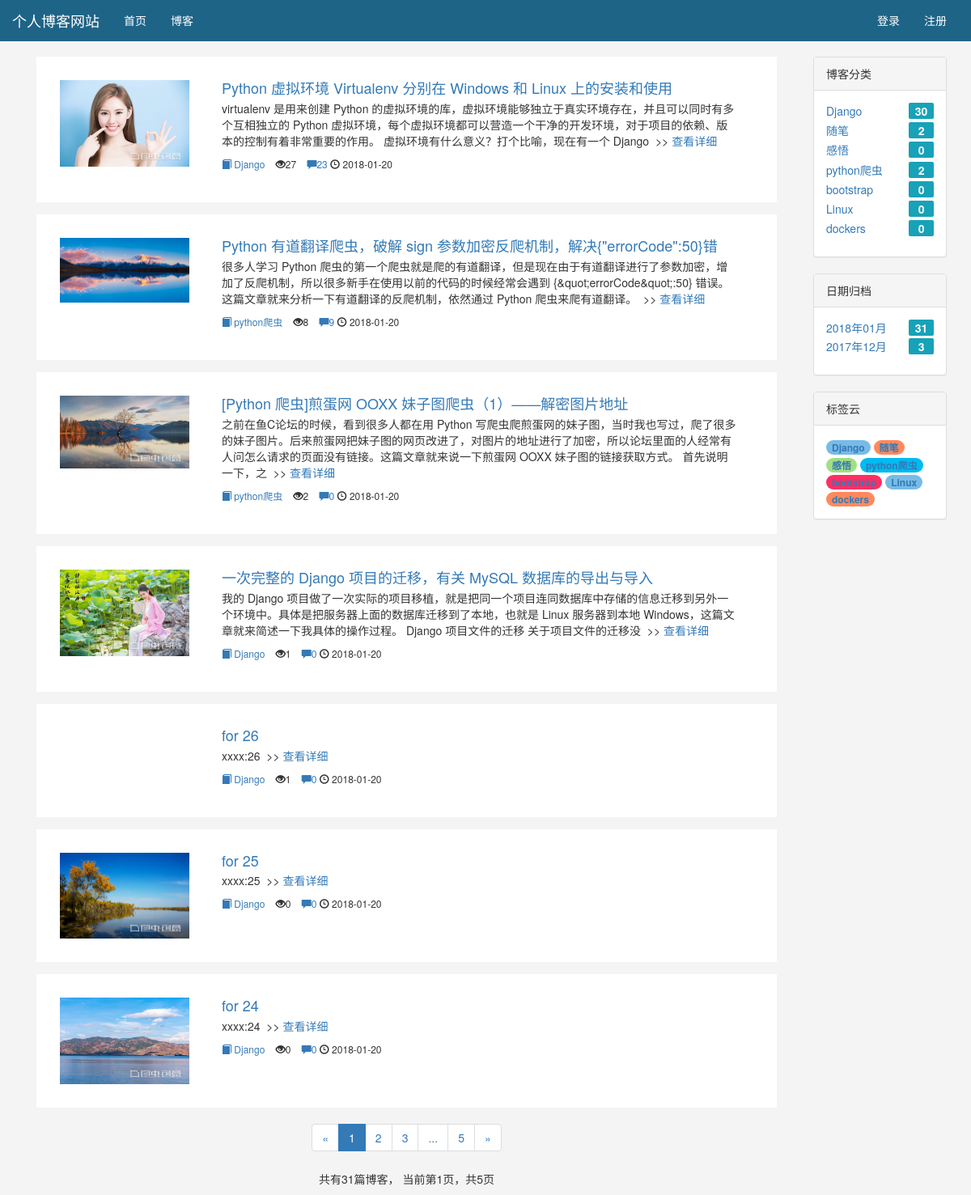
Screenshot of /blog/date/2018/1 with the database file from the repository.
### blog/models.py (models this page shows, shortened)
class Blog(models.Model, ReadNumExpandMethod):
    title = models.CharField(max_length=50)
    img = models.ImageField(upload_to='upload/',null=True)
    blog_type = models.ForeignKey(BlogType, on_delete=models.CASCADE)
    content = RichTextUploadingField()
    author = models.ForeignKey(User, on_delete=models.CASCADE)
    read_details = GenericRelation(ReadDetail)
    created_time = models.DateTimeField(auto_now_add=True)
    last_updated_time = models.DateTimeField(auto_now=True)
    class Meta:
        ordering = ['-created_time']

class BlogType(models.Model):
    type_name = models.CharField(max_length=15)
    def __str__(self):
        return self.type_name

### read_statistics/models.py (models this page shows)
class ReadNum(models.Model):
    read_num = models.IntegerField(default=0)
    content_type = models.ForeignKey(ContentType, on_delete=models.CASCADE)
    object_id = models.PositiveIntegerField()
    content_object = GenericForeignKey('content_type', 'object_id')

### blog/views.py (the view)
# urls.py: path('date/<int:year>/<int:month>', views.blogs_with_date, name="blogs_with_date"),
def blogs_with_date(request, year, month):
    blogs_all_list = Blog.objects.filter(created_time__year=year, created_time__month=month)
    context = get_blog_list_common_data(request, blogs_all_list)
    context['blogs_with_date'] = '%s年%s月' % (year, month)
    return render(request, 'blog/blogs_with_date.html', context)

### comment/templatetags/comment_tags.py (called while the page is built)
@register.simple_tag
def get_comment_count(obj):
    content_type = ContentType.objects.get_for_model(obj)
    return Comment.objects.filter(content_type=content_type, object_id=obj.pk).count()

### read_statistics/models.py (called while the page is built)
    def get_read_num(self):
        try:
            ct = ContentType.objects.get_for_model(self)
            readnum = ReadNum.objects.get(content_type=ct, object_id=self.pk)
            return readnum.read_num
        except exceptions.ObjectDoesNotExist:
            return 0

### user/context_processors.py (called while the page is built)
def login_modal_form(request):
    return {'login_modal_form': LoginForm()}

### blog/templates/blog/blogs_with_date.html (shortened to what this page needs)
{% extends 'blog/blog_list.html' %}

### blog/templates/blog/blog_list.html (shortened to what this page needs)
{% extends 'base.html' %}
{% block nav_blog_active %}active{% endblock %}
{% load staticfiles %}
{% load comment_tags %}
{% load likes_tags %}
{% block header_extends %}
    <link rel="stylesheet" href="{% static 'blog/blog.css' %}">
    <link rel="stylesheet" href="{% static 'prism_patched.min.css' %}">
{% endblock %}
{% block content %}
    <div class="container">
        <div class="row">
            <div class="col-xs-12 col-sm-8 col-md-9 col-lg-10">
                {% for blog in blogs %}
                    <div class="media"
                         style="margin-left:15px;margin-right:15px;
                         display: flex;background-color: white;
                         border:1px solid #fff;padding:2em 2em;">
                        <div class="media-left media-middle">
                            <img src="media/{{ blog.img }}" style="width:160px;" alt="" class="media-object">
                        </div>
                        <div class="media-body" style="padding-left:30px;margin-bottom:1rem !important;">
                            <h4 class="media-heading">
                                <a href="{% url 'blog_detail' blog.pk %}">{{ blog.title }}</a>
                            </h4>
                            <p style="margin-right:20px;">
                                {{ blog.content|striptags|truncatechars:150 }}&nbsp;&nbsp;>>
                                <a href="{% url 'blog_detail' blog.pk %}">查看详细</a>
                            </p>
                            <div style="font-size:12px;">
                                <a href="{% url 'blogs_with_type' blog.blog_type.pk %}" class="cate">
                                    <i class="glyphicon glyphicon-book "></i>
                                    {{ blog.blog_type }}
                                </a>&nbsp;&nbsp;
                                <span>
                                    <i class="glyphicon glyphicon-eye-open"></i>{{ blog.get_read_num }}
                                </span>&nbsp;&nbsp;
                                <a href="">
                                    <i class="glyphicon glyphicon-comment"></i>{% get_comment_count blog %}
                                </a>
                                <span class="glyphicon glyphicon-time"></span> {{ blog.created_time|date:"Y-m-d" }}&nbsp;
                            </div>
                        </div>
                    </div>
                {% empty %}
                    <div class="blog">
                        <h3>暂无博客，敬请期待</h3>
                    </div>
                {% endfor %}
                <div class="paginator">
                    <ul class="pagination">
                        <li>
                            {% if page_of_blogs.has_previous %}
                                <a href="?page={{ page_of_blogs.previous_page_number }}" aria-label="Previous">
                                    <span aria-hidden="true">&laquo;</span>
                                </a>
                            {% else %}
                                <span aria-hidden="true">&laquo;</span>
                            {% endif %}
                        </li>
                        {% for page_num in page_range %}
                            {% if page_num == page_of_blogs.number %}
                                <li class="active"><span>{{ page_num }}</span></li>
                            {% else %}
                                {% if page_num == '...' %}
                                    <li><span>{{ page_num }}</span></li>
                                {% else %}
                                    <li><a href="?page={{ page_num }}">{{ page_num }}</a></li>
                                {% endif %}
                            {% endif %}
                        {% endfor %}
                        <li>
                            {% if page_of_blogs.has_next %}
                                <a href="?page={{ page_of_blogs.next_page_number }}" aria-label="Next">
                                    <span aria-hidden="true">&raquo;</span>
                                </a>
                            {% else %}
                                <span aria-hidden="true">&raquo;</span>
                            {% endif %}
                        </li>
                    </ul>
                    <p>
                        共有{{ page_of_blogs.paginator.count }}篇博客，
                        当前第{{ page_of_blogs.number }}页，共{{ page_of_blogs.paginator.num_pages }}页
                    </p>
                </div>
            </div>
            <div class="hidden-xs col-sm-4 col-md-3 col-lg-2">
                <div class="panel panel-default">
                    <div class="panel-heading">博客分类</div>
                    <div class="panel-body">
                        <ul class="blog-types">
                            {% for blog_type in blog_types %}
                                <li style="margin-bottom: 0.3em;">
                                    <a href="{% url 'blogs_with_type' blog_type.pk %}">
                                        {{ blog_type.type_name }}
                                        <span class="pull-right" style="width:2.2em;
                                        background-color: #17a2b8;color:#fff;text-align: center;
                                        font-weight: 700;border-radius:0.2rem;">
                                            {{ blog_type.blog_count }}
                                        </span>
                                    </a>
                                </li>
                            {% empty %}
                                <li>暂无分类</li>
                            {% endfor %}
                        </ul>
                    </div>
                </div>
                <div class="panel panel-default">
                    <div class="panel-heading">日期归档</div>
                    <div class="panel-body">
                        <ul>
                            {% for blog_date, blog_count in blog_dates.items %}
                                <li style="margin-bottom: 0.2em;">
                                    <a href="{% url 'blogs_with_date' blog_date.year blog_date.month %}">
                                        {{ blog_date|date:"Y年m月" }}
                                         <span class="pull-right" style="width:2.2em;
                                        background-color: #17a2b8;color:#fff;text-align: center;
                                        font-weight: 700;border-radius:0.2rem;">
                                            {{ blog_count }}
                                        </span>
                                    </a>
                                </li>
                            {% endfor %}
                        </ul>
                    </div>
                </div>
                <div class="panel panel-default">
                    <div class="panel-heading ">标签云</div>
                    <div class="panel-body">
                        <div class="card-body">
                            {% for type in blog_types %}
                                <span class="badge my-badge">
                                    <a href="{% url 'blogs_with_type' type.pk %}" class="tags"
                                    data-toggle="tooltip" data-placement="top" title="该类型下有{{ type.blog_count }}篇文章">
                                        {{ type.type_name }}
                                    </a>
                                </span>
                            {% endfor %}
                        </div>
                    </div>
                </div>
            </div>
        </div>
    </div>
{% endblock %}

### static/base.css (style rules this page uses)
* { margin: 0; padding: 0; }
body { margin-top: 70px!important; }
ul { list-style-type: none!important; }

### blog/static/blog/blog.css (style rules this page uses)
ul.blog-types { list-style-type: none; }
div.paginator { text-align: center; }

### blog/templates/blog/blog_list.html (style rules this page uses)
.my-badge { border-radius:1.2rem; color:white; }
.my-badge:nth-child(5n+1) { background:#78BBE6; }
.my-badge:nth-child(5n+2) { background:#FF895D; }
.my-badge:nth-child(5n+3) { background:#A3DE83; }
.my-badge:nth-child(5n+4) { background:#00BBF0; }
.my-badge:nth-child(5n+5) { background:#FF2E63; }
img { transform：scale(1,1); }

### rows the page displays
Blog: img (picture), title "Python 虚拟环境 Virtualenv 分别在 Windows 和 Linux 上的安装和使用", content "virtualenv 是用来创建 Python 的虚拟环境的库，虚拟环境能够独立于真实环境存在，并且可以同时有多个互相独立的 Python 虚拟环境，每个虚拟环境都可以营造一个干净的开发环境，对于项目的依赖、版本的控制有着非常重要的作用。 虚拟环境有什么意义？打个比喻，现在有一个 Django", blog_type "Django", get_read_num "27", id "23", created_time "2018-01-20"
Blog: img (picture), title "Python 有道翻译爬虫，破解 sign 参数加密反爬机制，解决{\"errorCode\":50}错", content "很多人学习 Python 爬虫的第一个爬虫就是爬的有道翻译，但是现在由于有道翻译进行了参数加密，增加了反爬机制，所以很多新手在使用以前的代码的时候经常会遇到 {&quot;errorCode&quot;:50} 错误。这篇文章就来分析一下有道翻译的反爬机制，依然通过 Python 爬虫来爬有道翻译。", blog_type "python爬虫", get_read_num "8", id "9", created_time "2018-01-20"
Blog: img (picture), title "[Python 爬虫]煎蛋网 OOXX 妹子图爬虫（1）——解密图片地址", content "之前在鱼C论坛的时候，看到很多人都在用 Python 写爬虫爬煎蛋网的妹子图，当时我也写过，爬了很多的妹子图片。后来煎蛋网把妹子图的网页改进了，对图片的地址进行了加密，所以论坛里面的人经常有人问怎么请求的页面没有链接。这篇文章就来说一下煎蛋网 OOXX 妹子图的链接获取方式。 首先说明一下，之", blog_type "python爬虫", get_read_num "2", id "0", created_time "2018-01-20"
Blog: img (picture), title "一次完整的 Django 项目的迁移，有关 MySQL 数据库的导出与导入", content "我的 Django 项目做了一次实际的项目移植，就是把同一个项目连同数据库中存储的信息迁移到另外一个环境中。具体是把服务器上面的数据库迁移到了本地，也就是 Linux 服务器到本地 Windows，这篇文章就来简述一下我具体的操作过程。 Django 项目文件的迁移 关于项目文件的迁移没", blog_type "Django", get_read_num "1", id "0", created_time "2018-01-20"
Blog: title "for 26", content "xxxx:26", blog_type "Django", get_read_num "1", id "0", created_time "2018-01-20"
Blog: img (picture), title "for 25", content "xxxx:25", blog_type "Django", get_read_num "0", id "0", created_time "2018-01-20"
Blog: img (picture), title "for 24", content "xxxx:24", blog_type "Django", get_read_num "0", id "0", created_time "2018-01-20"
BlogType: type_name "Django", blog_count "30"
BlogType: type_name "随笔", blog_count "2"
BlogType: type_name "感悟", blog_count "0"
BlogType: type_name "python爬虫", blog_count "2"
BlogType: type_name "bootstrap", blog_count "0"
BlogType: type_name "Linux", blog_count "0"
BlogType: type_name "dockers", blog_count "0"

### other values shown
{{ page_num }} "1"
{{ page_num }} "2" "3" "5"
{{ page_num }} "..."
{{ page_of_blogs.paginator.count }} "31"
{{ page_of_blogs.number }} "1"
{{ page_of_blogs.paginator.num_pages }} "5"
{{ blog_date|date:"Y年m月" }} "2018年01月" "2017年12月"
{{ blog_count }} "31" "3"
